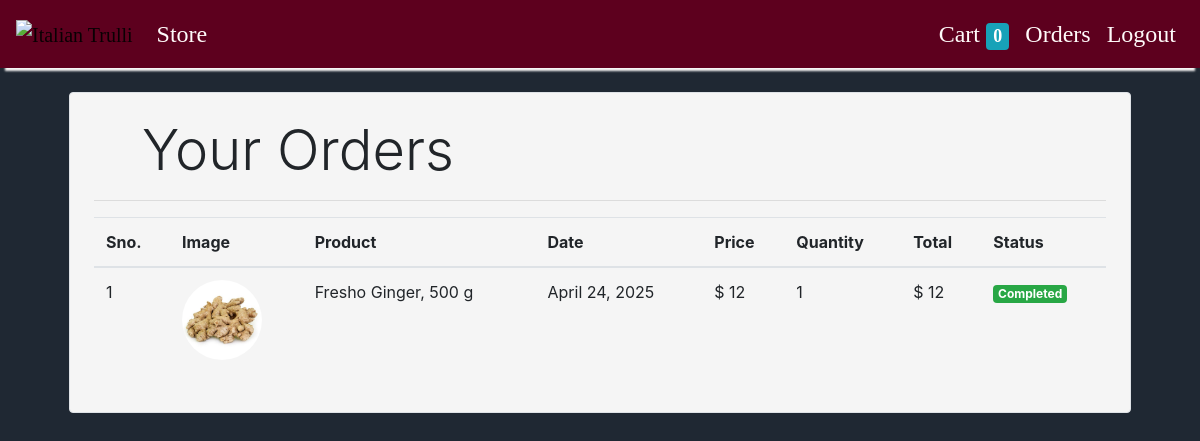
The page /orders (signed in) on the database as committed earlier.
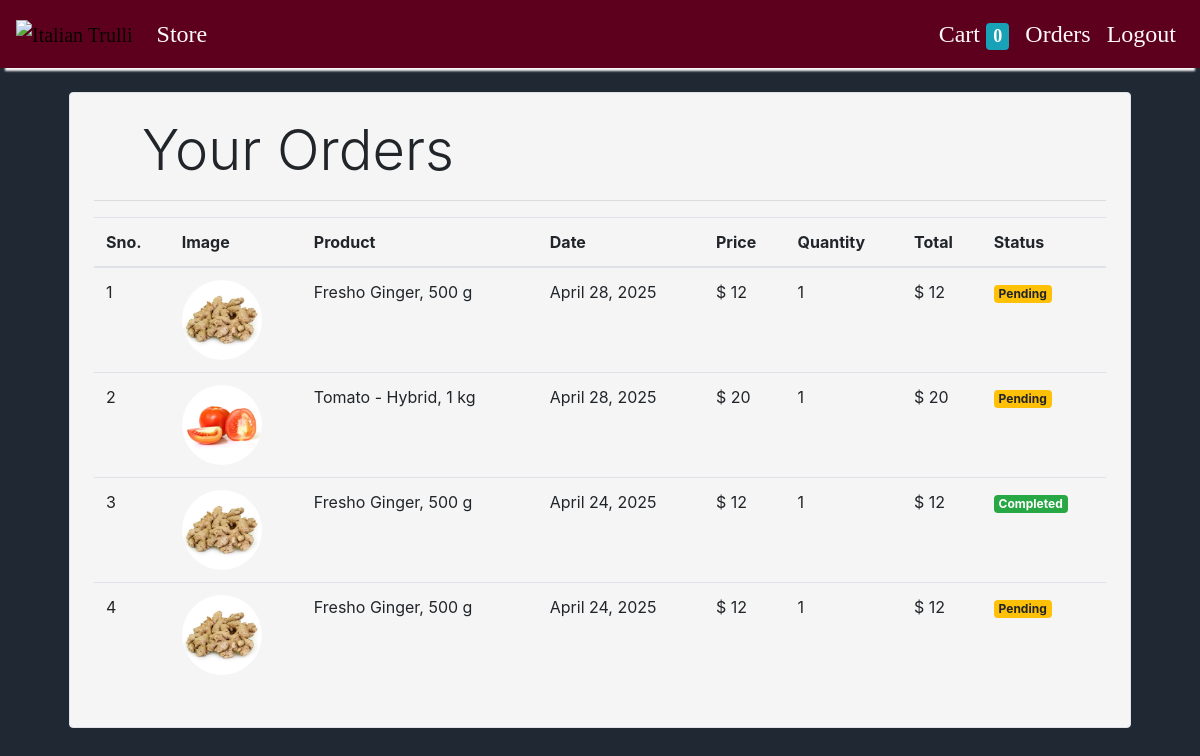
The same page on the database as committed later.
### store/models/orders.py (models this page shows, shortened)
class Order(models.Model):
    product = models.ForeignKey(Product,
                                on_delete=models.CASCADE)
    customer = models.ForeignKey(Customer,
                                 on_delete=models.CASCADE)
    quantity = models.IntegerField(default=1)
    price = models.IntegerField()
    address = models.CharField(max_length=50, default='', blank=True)
    phone = models.CharField(max_length=50, default='', blank=True)
    date = models.DateField(default=datetime.datetime.today)
    status = models.BooleanField(default=False)
    @staticmethod
    def get_orders_by_customer(customer_id):
        return Order.objects.filter(customer=customer_id).order_by('-date')

### store/models/product.py (models this page shows, shortened)
class Product(models.Model):
    name = models.CharField(max_length=50)
    price = models.IntegerField(default=0)
    category = models.ForeignKey(Category, on_delete=models.CASCADE, default=1)
    description = models.CharField(max_length=200, default='' , null=True , blank=True)
    image = models.ImageField(upload_to='uploads/products/')

### store/middlewares/auth.py (the view)
    def middleware(request):
        print(request.session.get('customer'))
        returnUrl = request.META['PATH_INFO']
        print(request.META['PATH_INFO'])
        if not request.session.get('customer'):
           return redirect(f'login?return_url={returnUrl}')
        response = get_response(request)
        return response

### store/templatetags/custom_filter.py (called while the page is built)
@register.filter(name='currency')
def currency(number):
    return "$ "+str(number)

@register.filter(name='multiply')
def multiply(number , number1):
    return number * number1

### store/views/orders.py (called while the page is built)
    def get(self , request ):
        customer = request.session.get('customer')
        orders = Order.get_orders_by_customer(customer)
        print(orders)
        return render(request , 'orders.html'  , {'orders' : orders})

### store/templates/orders.html
{% extends 'base.html' %}
{% block content %}
{% load cart %}
{% load custom_filter %}
<div class="container">
   <div class="border rounded p-4 m-4" style="background-color: whitesmoke;">
        <p class="display-4 pl-4 ml-4">Your Orders</p>
        <hr>
        <table class="table">
            <thead>
                <tr>
                    <th>Sno.</th>
                    <th>Image</th>
                    <th>Product</th>
                    <th>Date</th>
                    <th>Price</th>
                    <th>Quantity</th>
                    <th>Total</th>
                    <th>Status</th>
                </tr>
            </thead>
            <tbody>
                {% for order in orders %}
                <tr>
                    <td>{{forloop.counter}}</td>
                    <td><img style="height: 80px;" class="rounded-circle" src="{{order.product.image.url}}" alt=""></td>
                    <td>{{order.product.name}}</td>
                    <td>{{order.date}}</td>
                    <td>{{order.price|currency}}</td>
                    <td>{{order.quantity}}</td>
                    <td>{{order.quantity|multiply:order.price|currency}}</td>
                    {% if order.status %}
                    <td><small class="badge badge-success">Completed</small></td>
                    {%else%}
                    <td><small class="badge badge-warning">Pending</small></td>
                    {% endif %}
                </tr>
                {% endfor %}
            </tbody>
        </table>
   </div>
</div>
{% endblock %}

### store/templates/base.html (shortened to what this page needs)
<!doctype html>
<html lang="en">
<head>
  <link rel="stylesheet" href="https://maxcdn.bootstrapcdn.com/bootstrap/4.0.0/css/bootstrap.min.css"
>
</head>
<body style="background-color: #1f2833;">
  <nav class="one-edge-shadow
  sticky-top navbar
  navbar-expand-lg
   navbar-light" style="background-color: #5d001e ;font-family: Georgia, 'Times New Roman', Times, serif; font-size: 24px;">
    <a class="navbar-brand" href="/"><img src="https://raw.githubusercontent.com/SaiSankeerth47/AES_img_cryptography/main/Capture.JPG" width="90"
      height="60" alt="Italian Trulli"></a>
    <div class="collapse navbar-collapse" id="navbarSupportedContent">
      <ul class="navbar-nav mr-auto">
        <li class="nav-item active">
          <a class="nav-link" href="/store" style="color: snow;">Store <span class="sr-only">(current)</span></a>
        </li>
      </ul>
      <ul class=" navbar-nav my-2 my-lg-0">
        <li class="nav-item ">
          <a class="nav-link" href="/cart" style="color: snow;">Cart
            <span class="badge badge-info">{{request.session.cart.keys|length}}</span>
            <span class="sr-only">(current)</span></a>
        </li>
        {% if request.session.customer %}
        <li class="nav-item ">
          <a class="nav-link" href="/orders" style="color: snow;">Orders<span class="sr-only">(current)</span></a>
        </li>
        <li class="nav-item ">
          <a class="nav-link" href="/logout" style="color: snow;">Logout<span class="sr-only">(current)</span></a>
        </li>
        {% endif %}
      </ul>
    </div>
  </nav>
    {% block content %}{% endblock %}
</body>
</html>

### store/templates/base.html (style rules this page uses)
nav { background-color: NavajoWhite ; }
.one-edge-shadow { box-shadow: 0 8px 2px -5px rgb(246, 245, 245); }

Rows that differ between the two databases and show on the page:
added Order: product.image (picture), product.name "Fresho Ginger, 500 g", date "April 28, 2025", price "$ 12", quantity "1", quantity|multiply "$ 12", status "Pending"
added Order: product.image (picture), product.name "Tomato - Hybrid, 1 kg", date "April 28, 2025", price "$ 20", quantity "1", quantity|multiply "$ 20", status "Pending"
added Order: product.image (picture), product.name "Fresho Ginger, 500 g", date "April 24, 2025", price "$ 12", quantity "1", quantity|multiply "$ 12", status "Pending"
